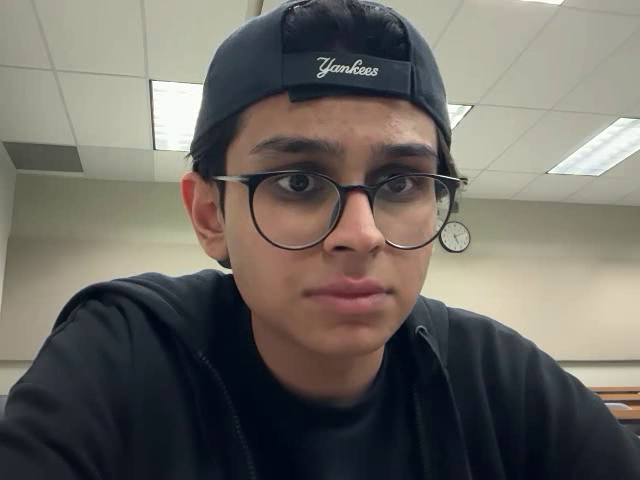
#> input picture frame 9 of output.mp4, 640 x 480 px
$ python obstacles.py
#> lines starting #> are read from the running program, lines starting #| are printed output that depends on the picture; after the words box and inside, x2 and y2 are one past the last pixel; in counts of white or black regions, pixels touching at a corner belong together
import cv2
import numpy as np
def speed_up_video(input_video_path, output_video_path, speed_factor=2):
    cap = cv2.VideoCapture(input_video_path)
    fps = int(cap.get(cv2.CAP_PROP_FPS))
    width, height = int(cap.get(cv2.CAP_PROP_FRAME_WIDTH)), int(cap.get(cv2.CAP_PROP_FRAME_HEIGHT))
    fourcc = cv2.VideoWriter_fourcc(*'mp4v')
    out = cv2.VideoWriter(output_video_path, fourcc, fps * speed_factor, (width, height))

    frame_index = 0
    while cap.isOpened():
        ret, frame = cap.read()
        if not ret:
            break
        if frame_index % speed_factor == 0:
            out.write(frame)
        frame_index += 1

    cap.release()
    out.release()
    cv2.destroyAllWindows()
def compute_reachability_map(video_path, subtract_value=50, motion_threshold=30, decay_rate=0):
    """
    Computes a reachability map from a video stream.

    The map is initialized as white (255=non-reachable) and gets darkened
    (subtracted) at pixels where motion is detected.

    Parameters:
        video_path (str): Path to the video file.
        subtract_value (int): Amount to subtract from each pixel on detecting motion.
        motion_threshold (int): Intensity difference threshold to consider as motion.
        decay_rate (int): Rate to "restore" pixel values back toward white when no motion occurs.
                          Set to 0 to disable.

    Returns:
        reach_map (ndarray): Final reachability map image.
    """
#> called with video_path = 'output.mp4', subtract_value = 50, motion_threshold = 30, decay_rate = 0
    cap = cv2.VideoCapture(video_path)
    ret, frame = cap.read()
#> frame is the input picture: shape (480, 640, 3); mean B, G, R 97.9, 104.5, 108.2
    if not ret:
        print("Error reading video.")
        return None

    # Resize for consistency and speed
    frame = cv2.resize(frame, (640, 480))
    gray_prev = cv2.cvtColor(frame, cv2.COLOR_BGR2GRAY)
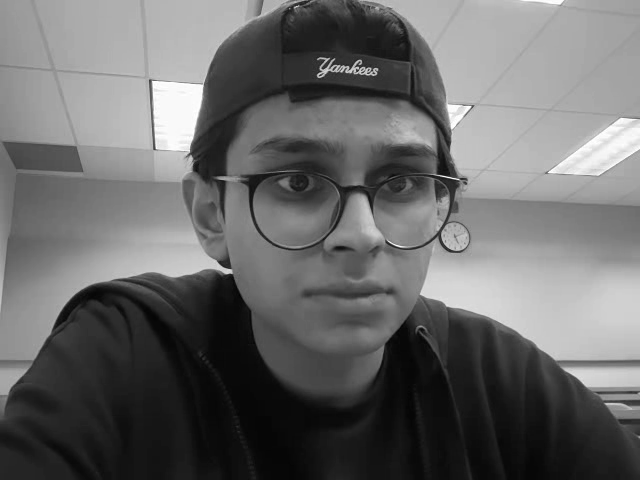
#> gray_prev: shape (480, 640); min 0, max 255, mean 104.8

    # Initialize the reachability map as white (non-reachable)
    reach_map = np.full(gray_prev.shape, 255, dtype=np.uint8)

    while cap.isOpened():
        ret, frame = cap.read()
        if not ret:
            break

        frame = cv2.resize(frame, (640, 480))
        gray = cv2.cvtColor(frame, cv2.COLOR_BGR2GRAY)

        # Compute the absolute difference between current and previous frames
        diff = cv2.absdiff(gray, gray_prev)
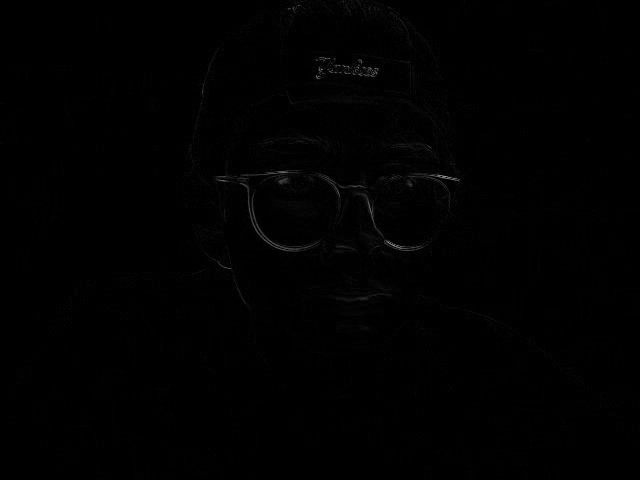
#> diff: shape (480, 640); min 0, max 156, mean 1
        # Create a binary motion mask based on the threshold
        _, motion_mask = cv2.threshold(diff, motion_threshold, 255, cv2.THRESH_BINARY)
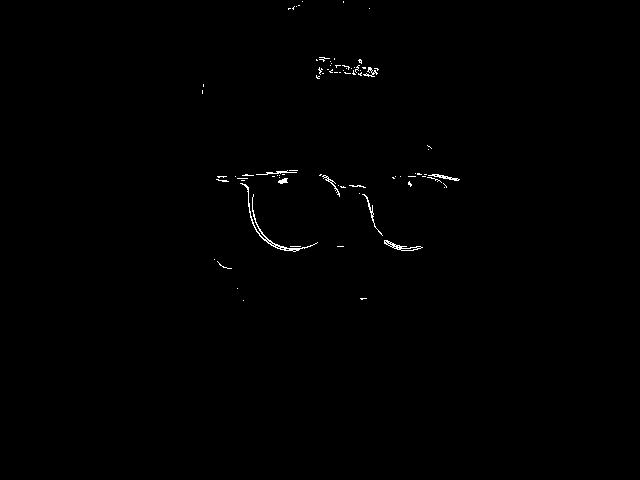
#> motion_mask: shape (480, 640); 0.39% white in thin lines or dots, all inside (x1, y1, x2, y2) = (202, 1, 460, 301)

        # Subtract from the reachability map where motion is detected
        reach_map = np.where(motion_mask == 255,
                             np.clip(reach_map - subtract_value, 0, 255),
                             reach_map)

        # [8 lines of commented-out code are left out]

        if cv2.waitKey(1) & 0xFF == ord('q'):
#> (key q is pressed here)
            break

        gray_prev = gray.copy()

    cap.release()
    cv2.destroyAllWindows()

    # Save the final reachability map as an image file
    #reach_map = cv2.bitwise_not(reach_map)   # COmment out this line if you want reverse color
    cv2.imwrite("final_reachability_map.png", reach_map)
    return reach_map

if __name__ == "__main__":
    video_path = "output.mp4"
    final_map = compute_reachability_map(video_path,
                                          subtract_value=50,
                                          motion_threshold=30,
                                          decay_rate=0)
    if final_map is not None:
        # Show the final output image in a window
        #cv2.imshow("Final Reachability Map", final_map)
        cv2.waitKey(0)
        cv2.destroyAllWindows()

$ run again, starting later in the video
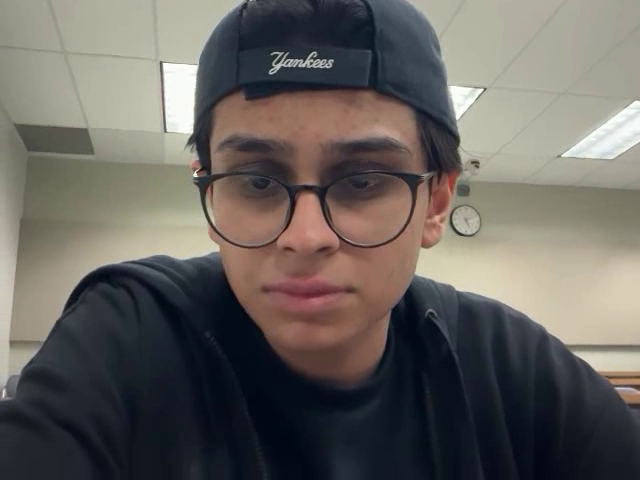
#> input picture frame 40 of output.mp4, 640 x 480 px
#> in compute_reachability_map, frame is the input picture: shape (480, 640, 3); mean B, G, R 94.4, 99.1, 103
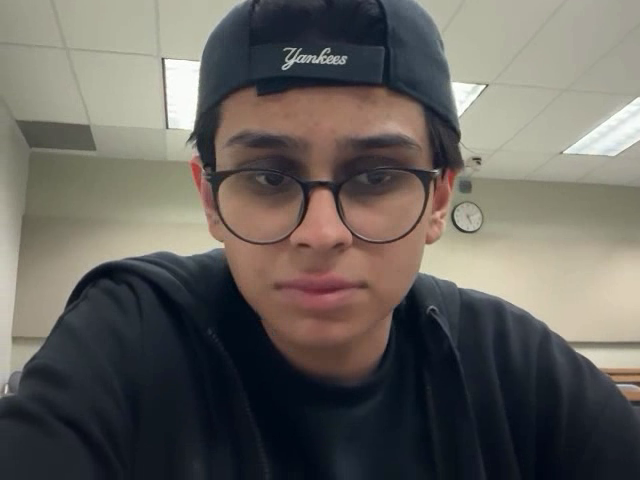
#> input picture frame 41 of output.mp4, 640 x 480 px
#> in compute_reachability_map, frame is the input picture: shape (480, 640, 3); mean B, G, R 93.3, 98.3, 101.9
#> in compute_reachability_map, `_, motion_mask = cv2.threshold(diff, motion_threshold, 255, cv2.THRESH..`:
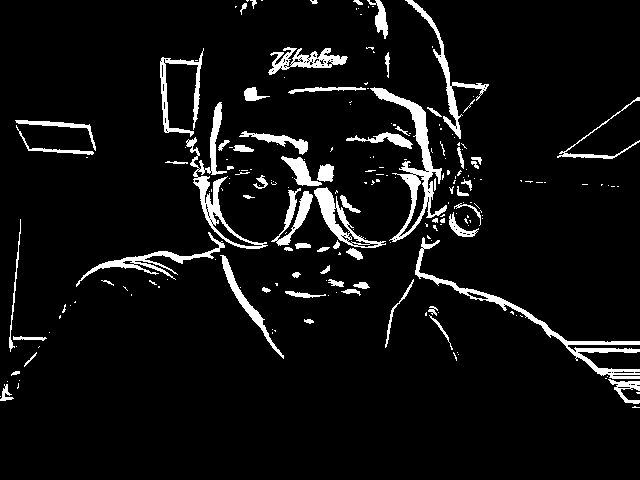
#> motion_mask: shape (480, 640); 6.5% white; 214 white regions (145 under 20 px), largest, box (x1, y1, x2, y2) and area: (370, 87, 447, 242) 2218, (415, 237, 640, 379) 2131, (186, 102, 268, 249) 1785

$ run again, starting later in the video
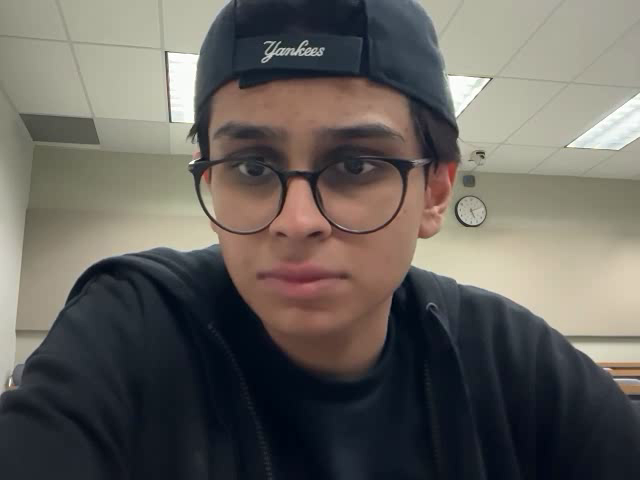
#> input picture frame 72 of output.mp4, 640 x 480 px
#> in compute_reachability_map, frame is the input picture: shape (480, 640, 3); mean B, G, R 92.7, 97.8, 101.2
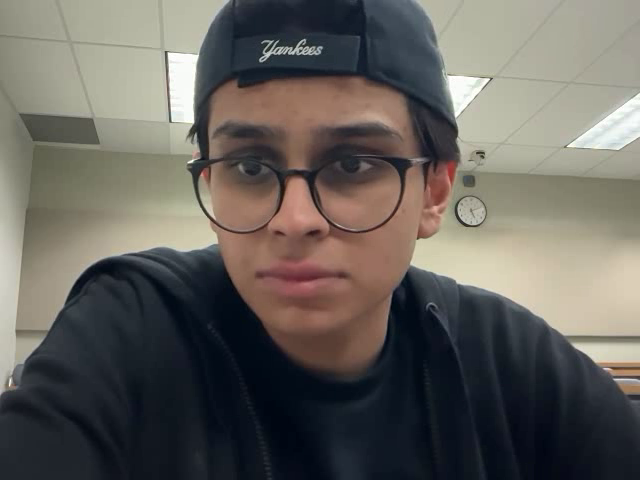
#> input picture frame 73 of output.mp4, 640 x 480 px
#> in compute_reachability_map, frame is the input picture: shape (480, 640, 3); mean B, G, R 92.5, 97.8, 101.1
#> in compute_reachability_map, `_, motion_mask = cv2.threshold(diff, motion_threshold, 255, cv2.THRESH..`:
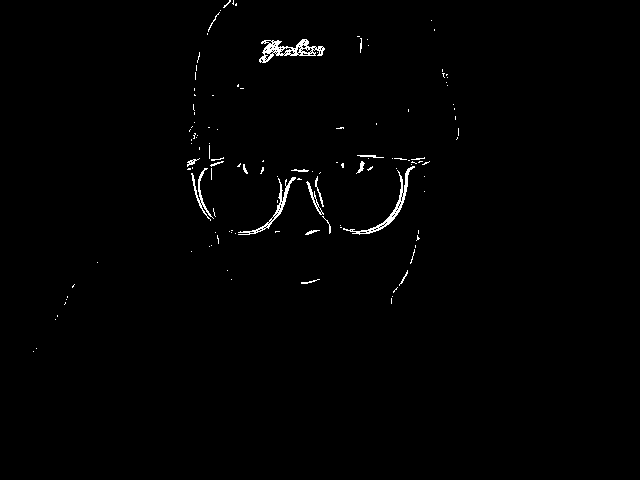
#> motion_mask: shape (480, 640); 0.86% white in thin lines or dots, all inside (x1, y1, x2, y2) = (33, 0, 459, 352)
